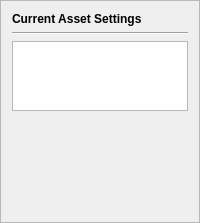
    <widget class="QFrame" name="frame_3">
     <property name="frameShape">
      <enum>QFrame::StyledPanel</enum>
     </property>
     <property name="frameShadow">
      <enum>QFrame::Raised</enum>
     </property>
     <layout class="QVBoxLayout" name="verticalLayout_8">
      <item>
       <layout class="QVBoxLayout" name="verticalLayout_9">
        <item>
         <widget class="QLabel" name="currentDataLabel">
          <property name="font">
           <font>
            <weight>75</weight>
            <bold>true</bold>
           </font>
          </property>
          <property name="lineWidth">
           <number>1</number>
          </property>
          <property name="text">
           <string>Current Asset Settings</string>
          </property>
         </widget>
        </item>
        <item>
         <widget class="Line" name="line">
          <property name="orientation">
           <enum>Qt::Horizontal</enum>
          </property>
         </widget>
        </item>
        <item>
         <widget class="QTextBrowser" name="currentAssetData">
          <property name="lineWidth">
           <number>0</number>
          </property>
          <property name="verticalScrollBarPolicy">
           <enum>Qt::ScrollBarAlwaysOff</enum>
          </property>
          <property name="horizontalScrollBarPolicy">
           <enum>Qt::ScrollBarAlwaysOff</enum>
          </property>
          <property name="sizeAdjustPolicy">
           <enum>QAbstractScrollArea::AdjustToContents</enum>
          </property>
         </widget>
        </item>
        <item>
         <spacer name="verticalSpacer_3">
          <property name="orientation">
           <enum>Qt::Vertical</enum>
          </property>
          <property name="sizeHint" stdset="0">
           <size>
            <width>20</width>
            <height>100</height>
           </size>
          </property>
         </spacer>
        </item>
       </layout>
      </item>
     </layout>
    </widget>
